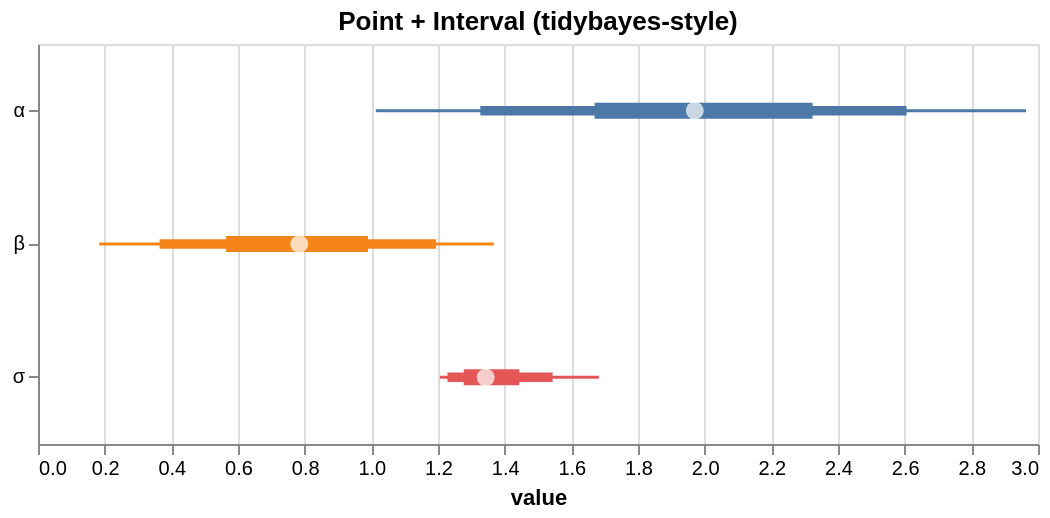

Describe this chart as a Vega-Lite specification.
### Vega-Lite specification from a JSON file in a GitHub repository (floating-point values rounded to 4 significant figures)
{"$schema": "https://vega.github.io/schema/vega-lite/v5.json", "height": 200, "layer": [{"encoding": {"x2": {"field": "hi_0_95_"}, "x": {"field": "lo_0_95_", "title": "value", "type": "quantitative"}, "color": {"field": "parameter", "type": "nominal", "legend": null}, "y": {"axis": {"title": null}, "field": "parameter", "type": "nominal"}}, "mark": {"strokeWidth": 1.5, "type": "rule"}}, {"encoding": {"x2": {"field": "hi_0_8_"}, "x": {"field": "lo_0_8_", "title": "value", "type": "quantitative"}, "color": {"field": "parameter", "type": "nominal", "legend": null}, "y": {"axis": {"title": null}, "field": "parameter", "type": "nominal"}}, "mark": {"strokeWidth": 4.75, "type": "rule"}}, {"encoding": {"x2": {"field": "hi_0_5_"}, "x": {"field": "lo_0_5_", "title": "value", "type": "quantitative"}, "color": {"field": "parameter", "type": "nominal", "legend": null}, "y": {"axis": {"title": null}, "field": "parameter", "type": "nominal"}}, "mark": {"strokeWidth": 8.0, "type": "rule"}}, {"encoding": {"x": {"field": "__point__", "type": "quantitative"}, "y": {"field": "parameter", "type": "nominal"}}, "mark": {"filled": true, "color": "white", "size": 80, "type": "point"}}], "data": {"values": [{"parameter": "α", "lo_0_95_": 1.013, "lo_0_8_": 1.327, "hi_0_8_": 2.606, "hi_0_5_": 2.324, "__point__": 1.97, "hi_0_95_": 2.964, "lo_0_5_": 1.67}, {"parameter": "β", "lo_0_95_": 0.1834, "lo_0_8_": 0.3648, "hi_0_8_": 1.194, "hi_0_5_": 0.9901, "__point__": 0.7838, "hi_0_95_": 1.367, "lo_0_5_": 0.5637}, {"parameter": "σ", "lo_0_95_": 1.206, "lo_0_8_": 1.228, "hi_0_8_": 1.544, "hi_0_5_": 1.444, "__point__": 1.343, "hi_0_95_": 1.683, "lo_0_5_": 1.277}]}, "title": "Point + Interval (tidybayes-style)", "width": 500}
